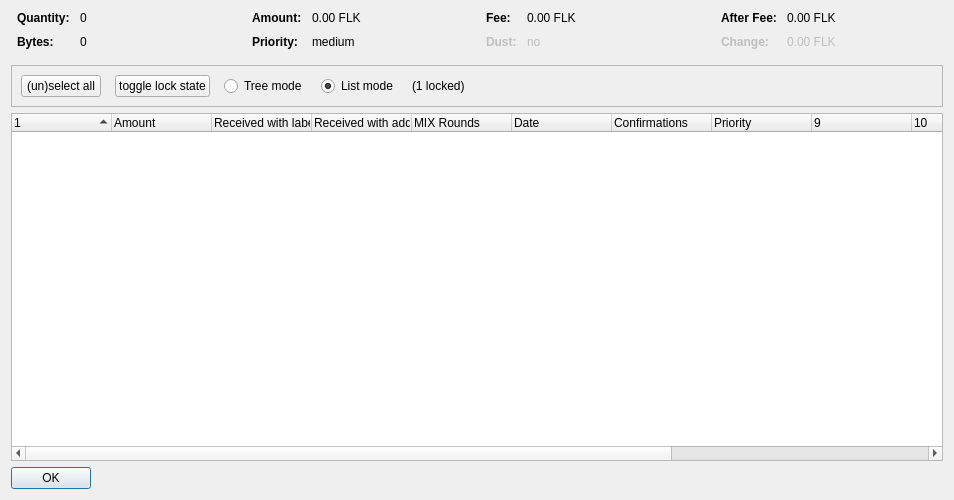
<?xml version="1.0" encoding="UTF-8"?>
<ui version="4.0">
 <class>CoinControlDialog</class>
 <widget class="QDialog" name="CoinControlDialog">
  <property name="geometry">
   <rect>
    <x>0</x>
    <y>0</y>
    <width>954</width>
    <height>500</height>
   </rect>
  </property>
  <property name="windowTitle">
   <string>Coin Selection</string>
  </property>
  <layout class="QVBoxLayout" name="verticalLayout">
   <item>
    <layout class="QHBoxLayout" name="horizontalLayoutTop" stretch="0,0,0,0">
     <property name="topMargin">
      <number>0</number>
     </property>
     <property name="bottomMargin">
      <number>10</number>
     </property>
     <item>
      <layout class="QFormLayout" name="formLayoutCoinControl1">
       <property name="horizontalSpacing">
        <number>10</number>
       </property>
       <property name="verticalSpacing">
        <number>10</number>
       </property>
       <property name="leftMargin">
        <number>6</number>
       </property>
       <property name="rightMargin">
        <number>6</number>
       </property>
       <item row="0" column="0">
        <widget class="QLabel" name="labelCoinControlQuantityText">
         <property name="font">
          <font>
           <weight>75</weight>
           <bold>true</bold>
          </font>
         </property>
         <property name="text">
          <string>Quantity:</string>
         </property>
        </widget>
       </item>
       <item row="0" column="1">
        <widget class="QLabel" name="labelCoinControlQuantity">
         <property name="cursor">
          <cursorShape>IBeamCursor</cursorShape>
         </property>
         <property name="contextMenuPolicy">
          <enum>Qt::ActionsContextMenu</enum>
         </property>
         <property name="text">
          <string notr="true">0</string>
         </property>
         <property name="textInteractionFlags">
          <set>Qt::LinksAccessibleByMouse|Qt::TextSelectableByKeyboard|Qt::TextSelectableByMouse</set>
         </property>
        </widget>
       </item>
       <item row="1" column="0">
        <widget class="QLabel" name="labelCoinControlBytesText">
         <property name="font">
          <font>
           <weight>75</weight>
           <bold>true</bold>
          </font>
         </property>
         <property name="text">
          <string>Bytes:</string>
         </property>
        </widget>
       </item>
       <item row="1" column="1">
        <widget class="QLabel" name="labelCoinControlBytes">
         <property name="cursor">
          <cursorShape>IBeamCursor</cursorShape>
         </property>
         <property name="contextMenuPolicy">
          <enum>Qt::ActionsContextMenu</enum>
         </property>
         <property name="text">
          <string notr="true">0</string>
         </property>
         <property name="textInteractionFlags">
          <set>Qt::LinksAccessibleByMouse|Qt::TextSelectableByKeyboard|Qt::TextSelectableByMouse</set>
         </property>
        </widget>
       </item>
      </layout>
     </item>
     <item>
      <layout class="QFormLayout" name="formLayoutCoinControl2">
       <property name="horizontalSpacing">
        <number>10</number>
       </property>
       <property name="verticalSpacing">
        <number>10</number>
       </property>
       <property name="leftMargin">
        <number>6</number>
       </property>
       <property name="rightMargin">
        <number>6</number>
       </property>
       <item row="0" column="0">
        <widget class="QLabel" name="labelCoinControlAmountText">
         <property name="font">
          <font>
           <weight>75</weight>
           <bold>true</bold>
          </font>
         </property>
         <property name="text">
          <string>Amount:</string>
         </property>
        </widget>
       </item>
       <item row="0" column="1">
        <widget class="QLabel" name="labelCoinControlAmount">
         <property name="cursor">
          <cursorShape>IBeamCursor</cursorShape>
         </property>
         <property name="contextMenuPolicy">
          <enum>Qt::ActionsContextMenu</enum>
         </property>
         <property name="text">
          <string notr="true">0.00 FLK</string>
         </property>
         <property name="textInteractionFlags">
          <set>Qt::LinksAccessibleByMouse|Qt::TextSelectableByKeyboard|Qt::TextSelectableByMouse</set>
         </property>
        </widget>
       </item>
       <item row="1" column="0">
        <widget class="QLabel" name="labelCoinControlPriorityText">
         <property name="font">
          <font>
           <weight>75</weight>
           <bold>true</bold>
          </font>
         </property>
         <property name="text">
          <string>Priority:</string>
         </property>
        </widget>
       </item>
       <item row="1" column="1">
        <widget class="QLabel" name="labelCoinControlPriority">
         <property name="cursor">
          <cursorShape>IBeamCursor</cursorShape>
         </property>
         <property name="contextMenuPolicy">
          <enum>Qt::ActionsContextMenu</enum>
         </property>
         <property name="text">
          <string>medium</string>
         </property>
         <property name="textInteractionFlags">
          <set>Qt::LinksAccessibleByMouse|Qt::TextSelectableByKeyboard|Qt::TextSelectableByMouse</set>
         </property>
        </widget>
       </item>
      </layout>
     </item>
     <item>
      <layout class="QFormLayout" name="formLayoutCoinControl3">
       <property name="horizontalSpacing">
        <number>10</number>
       </property>
       <property name="verticalSpacing">
        <number>10</number>
       </property>
       <property name="leftMargin">
        <number>6</number>
       </property>
       <property name="rightMargin">
        <number>6</number>
       </property>
       <item row="0" column="0">
        <widget class="QLabel" name="labelCoinControlFeeText">
         <property name="font">
          <font>
           <weight>75</weight>
           <bold>true</bold>
          </font>
         </property>
         <property name="text">
          <string>Fee:</string>
         </property>
        </widget>
       </item>
       <item row="0" column="1">
        <widget class="QLabel" name="labelCoinControlFee">
         <property name="cursor">
          <cursorShape>IBeamCursor</cursorShape>
         </property>
         <property name="contextMenuPolicy">
          <enum>Qt::ActionsContextMenu</enum>
         </property>
         <property name="text">
          <string notr="true">0.00 FLK</string>
         </property>
         <property name="textInteractionFlags">
          <set>Qt::LinksAccessibleByMouse|Qt::TextSelectableByKeyboard|Qt::TextSelectableByMouse</set>
         </property>
        </widget>
       </item>
       <item row="1" column="0">
        <widget class="QLabel" name="labelCoinControlLowOutputText">
         <property name="enabled">
          <bool>false</bool>
         </property>
         <property name="font">
          <font>
           <weight>75</weight>
           <bold>true</bold>
          </font>
         </property>
         <property name="text">
          <string>Dust:</string>
         </property>
        </widget>
       </item>
       <item row="1" column="1">
        <widget class="QLabel" name="labelCoinControlLowOutput">
         <property name="enabled">
          <bool>false</bool>
         </property>
         <property name="cursor">
          <cursorShape>IBeamCursor</cursorShape>
         </property>
         <property name="contextMenuPolicy">
          <enum>Qt::ActionsContextMenu</enum>
         </property>
         <property name="text">
          <string>no</string>
         </property>
         <property name="textInteractionFlags">
          <set>Qt::LinksAccessibleByMouse|Qt::TextSelectableByKeyboard|Qt::TextSelectableByMouse</set>
         </property>
        </widget>
       </item>
      </layout>
     </item>
     <item>
      <layout class="QFormLayout" name="formLayoutCoinControl4">
       <property name="horizontalSpacing">
        <number>10</number>
       </property>
       <property name="verticalSpacing">
        <number>10</number>
       </property>
       <property name="leftMargin">
        <number>6</number>
       </property>
       <property name="rightMargin">
        <number>6</number>
       </property>
       <item row="0" column="0">
        <widget class="QLabel" name="labelCoinControlAfterFeeText">
         <property name="font">
          <font>
           <weight>75</weight>
           <bold>true</bold>
          </font>
         </property>
         <property name="text">
          <string>After Fee:</string>
         </property>
        </widget>
       </item>
       <item row="0" column="1">
        <widget class="QLabel" name="labelCoinControlAfterFee">
         <property name="cursor">
          <cursorShape>IBeamCursor</cursorShape>
         </property>
         <property name="contextMenuPolicy">
          <enum>Qt::ActionsContextMenu</enum>
         </property>
         <property name="text">
          <string notr="true">0.00 FLK</string>
         </property>
         <property name="textInteractionFlags">
          <set>Qt::LinksAccessibleByMouse|Qt::TextSelectableByKeyboard|Qt::TextSelectableByMouse</set>
         </property>
        </widget>
       </item>
       <item row="1" column="0">
        <widget class="QLabel" name="labelCoinControlChangeText">
         <property name="enabled">
          <bool>false</bool>
         </property>
         <property name="font">
          <font>
           <weight>75</weight>
           <bold>true</bold>
          </font>
         </property>
         <property name="text">
          <string>Change:</string>
         </property>
        </widget>
       </item>
       <item row="1" column="1">
        <widget class="QLabel" name="labelCoinControlChange">
         <property name="enabled">
          <bool>false</bool>
         </property>
         <property name="cursor">
          <cursorShape>IBeamCursor</cursorShape>
         </property>
         <property name="contextMenuPolicy">
          <enum>Qt::ActionsContextMenu</enum>
         </property>
         <property name="text">
          <string notr="true">0.00 FLK</string>
         </property>
         <property name="textInteractionFlags">
          <set>Qt::LinksAccessibleByMouse|Qt::TextSelectableByKeyboard|Qt::TextSelectableByMouse</set>
         </property>
        </widget>
       </item>
      </layout>
     </item>
    </layout>
   </item>
   <item>
    <widget class="QFrame" name="frame">
     <property name="minimumSize">
      <size>
       <width>0</width>
       <height>40</height>
      </size>
     </property>
     <property name="frameShape">
      <enum>QFrame::StyledPanel</enum>
     </property>
     <property name="frameShadow">
      <enum>QFrame::Sunken</enum>
     </property>
     <layout class="QHBoxLayout" name="horizontalLayout">
      <item>
       <layout class="QHBoxLayout" name="horizontalLayoutPanel" stretch="0,0,0,0,0,0">
        <property name="spacing">
         <number>14</number>
        </property>
        <item>
         <widget class="QPushButton" name="pushButtonSelectAll">
          <property name="sizePolicy">
           <sizepolicy hsizetype="Maximum" vsizetype="Fixed">
            <horstretch>0</horstretch>
            <verstretch>0</verstretch>
           </sizepolicy>
          </property>
          <property name="text">
           <string>(un)select all</string>
          </property>
          <property name="autoDefault">
           <bool>false</bool>
          </property>
         </widget>
        </item>
        <item>
         <widget class="QPushButton" name="pushButtonToggleLock">
          <property name="sizePolicy">
           <sizepolicy hsizetype="Maximum" vsizetype="Fixed">
            <horstretch>0</horstretch>
            <verstretch>0</verstretch>
           </sizepolicy>
          </property>
          <property name="text">
           <string>toggle lock state</string>
          </property>
          <property name="autoDefault">
           <bool>false</bool>
          </property>
         </widget>
        </item>
        <item>
         <widget class="QRadioButton" name="radioTreeMode">
          <property name="sizePolicy">
           <sizepolicy hsizetype="Maximum" vsizetype="Fixed">
            <horstretch>0</horstretch>
            <verstretch>0</verstretch>
           </sizepolicy>
          </property>
          <property name="text">
           <string>Tree mode</string>
          </property>
         </widget>
        </item>
        <item>
         <widget class="QRadioButton" name="radioListMode">
          <property name="sizePolicy">
           <sizepolicy hsizetype="Maximum" vsizetype="Fixed">
            <horstretch>0</horstretch>
            <verstretch>0</verstretch>
           </sizepolicy>
          </property>
          <property name="text">
           <string>List mode</string>
          </property>
          <property name="checked">
           <bool>true</bool>
          </property>
         </widget>
        </item>
        <item>
         <widget class="QLabel" name="labelLocked">
          <property name="text">
           <string>(1 locked)</string>
          </property>
         </widget>
        </item>
        <item>
         <spacer name="horizontalSpacer">
          <property name="orientation">
           <enum>Qt::Horizontal</enum>
          </property>
          <property name="sizeHint" stdset="0">
           <size>
            <width>40</width>
            <height>20</height>
           </size>
          </property>
         </spacer>
        </item>
       </layout>
      </item>
     </layout>
    </widget>
   </item>
   <item>
    <widget class="CoinControlTreeWidget" name="treeWidget">
     <property name="contextMenuPolicy">
      <enum>Qt::CustomContextMenu</enum>
     </property>
     <property name="sortingEnabled">
      <bool>false</bool>
     </property>
     <property name="columnCount">
      <number>13</number>
     </property>
     <attribute name="headerShowSortIndicator" stdset="0">
      <bool>true</bool>
     </attribute>
     <attribute name="headerStretchLastSection">
      <bool>false</bool>
     </attribute>
     <column>
      <property name="text">
       <string/>
      </property>
     </column>
     <column>
      <property name="text">
       <string>Amount</string>
      </property>
     </column>
     <column>
      <property name="text">
       <string>Received with label</string>
      </property>
     </column>
     <column>
      <property name="text">
       <string>Received with address</string>
      </property>
     </column>
     <column>
      <property name="text">
       <string>MIX Rounds</string>
      </property>
     </column>
     <column>
      <property name="text">
       <string>Date</string>
      </property>
     </column>
     <column>
      <property name="text">
       <string>Confirmations</string>
      </property>
      <property name="toolTip">
       <string>Confirmed</string>
      </property>
     </column>
     <column>
      <property name="text">
       <string>Priority</string>
      </property>
     </column>
     <column>
      <property name="text">
       <string/>
      </property>
     </column>
     <column>
      <property name="text">
       <string/>
      </property>
     </column>
     <column>
      <property name="text">
       <string/>
      </property>
     </column>
     <column>
      <property name="text">
       <string/>
      </property>
     </column>
     <column>
      <property name="text">
       <string/>
      </property>
     </column>
    </widget>
   </item>
   <item>
    <widget class="QDialogButtonBox" name="buttonBox">
     <property name="sizePolicy">
      <sizepolicy hsizetype="Maximum" vsizetype="Fixed">
       <horstretch>0</horstretch>
       <verstretch>0</verstretch>
      </sizepolicy>
     </property>
     <property name="orientation">
      <enum>Qt::Horizontal</enum>
     </property>
     <property name="standardButtons">
      <set>QDialogButtonBox::Ok</set>
     </property>
    </widget>
   </item>
  </layout>
 </widget>
 <customwidgets>
  <customwidget>
   <class>CoinControlTreeWidget</class>
   <extends>QTreeWidget</extends>
   <header>coincontroltreewidget.h</header>
  </customwidget>
 </customwidgets>
 <resources/>
 <connections/>
</ui>
